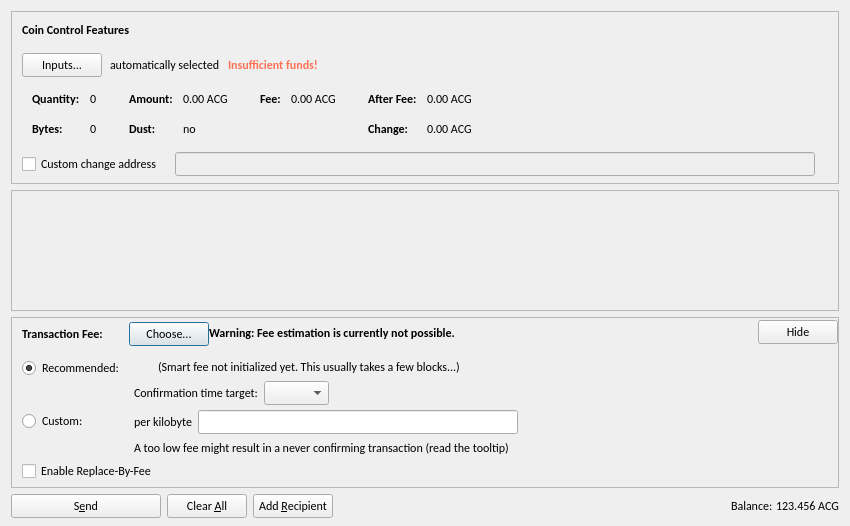
<?xml version="1.0" encoding="UTF-8"?>
<ui version="4.0">
 <class>SendCoinsDialog</class>
 <widget class="QDialog" name="SendCoinsDialog">
  <property name="geometry">
   <rect>
    <x>0</x>
    <y>0</y>
    <width>850</width>
    <height>526</height>
   </rect>
  </property>
  <property name="font">
   <font>
    <family>Calibri</family>
   </font>
  </property>
  <property name="windowTitle">
   <string>Send Coins</string>
  </property>
  <layout class="QVBoxLayout" name="verticalLayout" stretch="0,1,0,0">
   <property name="bottomMargin">
    <number>8</number>
   </property>
   <item>
    <widget class="QFrame" name="frameCoinControl">
     <property name="sizePolicy">
      <sizepolicy hsizetype="Expanding" vsizetype="Expanding">
       <horstretch>0</horstretch>
       <verstretch>0</verstretch>
      </sizepolicy>
     </property>
     <property name="maximumSize">
      <size>
       <width>16777215</width>
       <height>16777215</height>
      </size>
     </property>
     <property name="frameShape">
      <enum>QFrame::StyledPanel</enum>
     </property>
     <property name="frameShadow">
      <enum>QFrame::Sunken</enum>
     </property>
     <layout class="QVBoxLayout" name="verticalLayoutCoinControl2">
      <property name="spacing">
       <number>0</number>
      </property>
      <property name="leftMargin">
       <number>0</number>
      </property>
      <property name="topMargin">
       <number>0</number>
      </property>
      <property name="rightMargin">
       <number>0</number>
      </property>
      <property name="bottomMargin">
       <number>6</number>
      </property>
      <item>
       <layout class="QVBoxLayout" name="verticalLayoutCoinControl" stretch="0,0,0,0,1">
        <property name="spacing">
         <number>0</number>
        </property>
        <property name="leftMargin">
         <number>10</number>
        </property>
        <property name="topMargin">
         <number>10</number>
        </property>
        <item>
         <layout class="QHBoxLayout" name="horizontalLayoutCoinControl1">
          <property name="bottomMargin">
           <number>15</number>
          </property>
          <item>
           <widget class="QLabel" name="labelCoinControlFeatures">
            <property name="sizePolicy">
             <sizepolicy hsizetype="Preferred" vsizetype="Maximum">
              <horstretch>0</horstretch>
              <verstretch>0</verstretch>
             </sizepolicy>
            </property>
            <property name="font">
             <font>
              <weight>75</weight>
              <bold>true</bold>
             </font>
            </property>
            <property name="styleSheet">
             <string notr="true">font-weight:bold;</string>
            </property>
            <property name="text">
             <string>Coin Control Features</string>
            </property>
           </widget>
          </item>
         </layout>
        </item>
        <item>
         <layout class="QHBoxLayout" name="horizontalLayoutCoinControl2" stretch="0,0,0,0">
          <property name="spacing">
           <number>8</number>
          </property>
          <property name="bottomMargin">
           <number>10</number>
          </property>
          <item>
           <widget class="QPushButton" name="pushButtonCoinControl">
            <property name="styleSheet">
             <string notr="true"/>
            </property>
            <property name="text">
             <string>Inputs...</string>
            </property>
            <property name="autoDefault">
             <bool>false</bool>
            </property>
           </widget>
          </item>
          <item>
           <widget class="QLabel" name="labelCoinControlAutomaticallySelected">
            <property name="text">
             <string>automatically selected</string>
            </property>
            <property name="margin">
             <number>5</number>
            </property>
           </widget>
          </item>
          <item>
           <widget class="QLabel" name="labelCoinControlInsuffFunds">
            <property name="font">
             <font>
              <weight>75</weight>
              <bold>true</bold>
             </font>
            </property>
            <property name="styleSheet">
             <string notr="true">color: rgb(255, 113, 85);</string>
            </property>
            <property name="text">
             <string>Insufficient funds!</string>
            </property>
            <property name="margin">
             <number>5</number>
            </property>
           </widget>
          </item>
          <item>
           <spacer name="horizontalSpacerCoinControl">
            <property name="orientation">
             <enum>Qt::Horizontal</enum>
            </property>
            <property name="sizeHint" stdset="0">
             <size>
              <width>40</width>
              <height>1</height>
             </size>
            </property>
           </spacer>
          </item>
         </layout>
        </item>
        <item>
         <widget class="QWidget" name="widgetCoinControl" native="true">
          <property name="sizePolicy">
           <sizepolicy hsizetype="Preferred" vsizetype="Preferred">
            <horstretch>0</horstretch>
            <verstretch>0</verstretch>
           </sizepolicy>
          </property>
          <property name="minimumSize">
           <size>
            <width>0</width>
            <height>0</height>
           </size>
          </property>
          <property name="styleSheet">
           <string notr="true"/>
          </property>
          <layout class="QHBoxLayout" name="horizontalLayoutCoinControl5">
           <property name="leftMargin">
            <number>0</number>
           </property>
           <property name="topMargin">
            <number>0</number>
           </property>
           <property name="rightMargin">
            <number>0</number>
           </property>
           <property name="bottomMargin">
            <number>0</number>
           </property>
           <item>
            <layout class="QHBoxLayout" name="horizontalLayoutCoinControl3" stretch="0,0,0,1">
             <property name="spacing">
              <number>20</number>
             </property>
             <property name="topMargin">
              <number>0</number>
             </property>
             <property name="bottomMargin">
              <number>10</number>
             </property>
             <item>
              <layout class="QFormLayout" name="formLayoutCoinControl1">
               <property name="horizontalSpacing">
                <number>10</number>
               </property>
               <property name="verticalSpacing">
                <number>14</number>
               </property>
               <property name="leftMargin">
                <number>10</number>
               </property>
               <property name="topMargin">
                <number>4</number>
               </property>
               <property name="rightMargin">
                <number>6</number>
               </property>
               <item row="0" column="0">
                <widget class="QLabel" name="labelCoinControlQuantityText">
                 <property name="font">
                  <font>
                   <family>Calibri</family>
                   <weight>75</weight>
                   <bold>true</bold>
                  </font>
                 </property>
                 <property name="text">
                  <string>Quantity:</string>
                 </property>
                 <property name="margin">
                  <number>0</number>
                 </property>
                </widget>
               </item>
               <item row="0" column="1">
                <widget class="QLabel" name="labelCoinControlQuantity">
                 <property name="cursor">
                  <cursorShape>IBeamCursor</cursorShape>
                 </property>
                 <property name="contextMenuPolicy">
                  <enum>Qt::ActionsContextMenu</enum>
                 </property>
                 <property name="text">
                  <string notr="true">0</string>
                 </property>
                 <property name="margin">
                  <number>0</number>
                 </property>
                 <property name="textInteractionFlags">
                  <set>Qt::LinksAccessibleByMouse|Qt::TextSelectableByKeyboard|Qt::TextSelectableByMouse</set>
                 </property>
                </widget>
               </item>
               <item row="1" column="0">
                <widget class="QLabel" name="labelCoinControlBytesText">
                 <property name="font">
                  <font>
                   <family>Calibri</family>
                   <weight>75</weight>
                   <bold>true</bold>
                  </font>
                 </property>
                 <property name="text">
                  <string>Bytes:</string>
                 </property>
                </widget>
               </item>
               <item row="1" column="1">
                <widget class="QLabel" name="labelCoinControlBytes">
                 <property name="cursor">
                  <cursorShape>IBeamCursor</cursorShape>
                 </property>
                 <property name="contextMenuPolicy">
                  <enum>Qt::ActionsContextMenu</enum>
                 </property>
                 <property name="text">
                  <string notr="true">0</string>
                 </property>
                 <property name="textInteractionFlags">
                  <set>Qt::LinksAccessibleByMouse|Qt::TextSelectableByKeyboard|Qt::TextSelectableByMouse</set>
                 </property>
                </widget>
               </item>
              </layout>
             </item>
             <item>
              <layout class="QFormLayout" name="formLayoutCoinControl2">
               <property name="horizontalSpacing">
                <number>10</number>
               </property>
               <property name="verticalSpacing">
                <number>14</number>
               </property>
               <property name="leftMargin">
                <number>6</number>
               </property>
               <property name="topMargin">
                <number>4</number>
               </property>
               <property name="rightMargin">
                <number>6</number>
               </property>
               <item row="0" column="0">
                <widget class="QLabel" name="labelCoinControlAmountText">
                 <property name="font">
                  <font>
                   <family>Calibri</family>
                   <weight>75</weight>
                   <bold>true</bold>
                  </font>
                 </property>
                 <property name="text">
                  <string>Amount:</string>
                 </property>
                 <property name="margin">
                  <number>0</number>
                 </property>
                </widget>
               </item>
               <item row="0" column="1">
                <widget class="QLabel" name="labelCoinControlAmount">
                 <property name="cursor">
                  <cursorShape>IBeamCursor</cursorShape>
                 </property>
                 <property name="contextMenuPolicy">
                  <enum>Qt::ActionsContextMenu</enum>
                 </property>
                 <property name="text">
                  <string notr="true">0.00 ACG</string>
                 </property>
                 <property name="textInteractionFlags">
                  <set>Qt::LinksAccessibleByMouse|Qt::TextSelectableByKeyboard|Qt::TextSelectableByMouse</set>
                 </property>
                </widget>
               </item>
               <item row="1" column="0">
                <widget class="QLabel" name="labelCoinControlLowOutputText">
                 <property name="font">
                  <font>
                   <family>Calibri</family>
                   <weight>75</weight>
                   <bold>true</bold>
                  </font>
                 </property>
                 <property name="text">
                  <string>Dust:</string>
                 </property>
                </widget>
               </item>
               <item row="1" column="1">
                <widget class="QLabel" name="labelCoinControlLowOutput">
                 <property name="cursor">
                  <cursorShape>IBeamCursor</cursorShape>
                 </property>
                 <property name="contextMenuPolicy">
                  <enum>Qt::ActionsContextMenu</enum>
                 </property>
                 <property name="text">
                  <string notr="true">no</string>
                 </property>
                 <property name="textInteractionFlags">
                  <set>Qt::LinksAccessibleByMouse|Qt::TextSelectableByKeyboard|Qt::TextSelectableByMouse</set>
                 </property>
                </widget>
               </item>
              </layout>
             </item>
             <item>
              <layout class="QFormLayout" name="formLayoutCoinControl3">
               <property name="horizontalSpacing">
                <number>10</number>
               </property>
               <property name="verticalSpacing">
                <number>14</number>
               </property>
               <property name="leftMargin">
                <number>6</number>
               </property>
               <property name="topMargin">
                <number>4</number>
               </property>
               <property name="rightMargin">
                <number>6</number>
               </property>
               <item row="0" column="0">
                <widget class="QLabel" name="labelCoinControlFeeText">
                 <property name="font">
                  <font>
                   <family>Calibri</family>
                   <weight>75</weight>
                   <bold>true</bold>
                  </font>
                 </property>
                 <property name="text">
                  <string>Fee:</string>
                 </property>
                 <property name="margin">
                  <number>0</number>
                 </property>
                </widget>
               </item>
               <item row="0" column="1">
                <widget class="QLabel" name="labelCoinControlFee">
                 <property name="cursor">
                  <cursorShape>IBeamCursor</cursorShape>
                 </property>
                 <property name="contextMenuPolicy">
                  <enum>Qt::ActionsContextMenu</enum>
                 </property>
                 <property name="text">
                  <string notr="true">0.00 ACG</string>
                 </property>
                 <property name="textInteractionFlags">
                  <set>Qt::LinksAccessibleByMouse|Qt::TextSelectableByKeyboard|Qt::TextSelectableByMouse</set>
                 </property>
                </widget>
               </item>
              </layout>
             </item>
             <item>
              <layout class="QFormLayout" name="formLayoutCoinControl4">
               <property name="horizontalSpacing">
                <number>10</number>
               </property>
               <property name="verticalSpacing">
                <number>14</number>
               </property>
               <property name="leftMargin">
                <number>6</number>
               </property>
               <property name="topMargin">
                <number>4</number>
               </property>
               <property name="rightMargin">
                <number>6</number>
               </property>
               <item row="0" column="0">
                <widget class="QLabel" name="labelCoinControlAfterFeeText">
                 <property name="font">
                  <font>
                   <family>Calibri</family>
                   <weight>75</weight>
                   <bold>true</bold>
                  </font>
                 </property>
                 <property name="text">
                  <string>After Fee:</string>
                 </property>
                 <property name="margin">
                  <number>0</number>
                 </property>
                </widget>
               </item>
               <item row="0" column="1">
                <widget class="QLabel" name="labelCoinControlAfterFee">
                 <property name="cursor">
                  <cursorShape>IBeamCursor</cursorShape>
                 </property>
                 <property name="contextMenuPolicy">
                  <enum>Qt::ActionsContextMenu</enum>
                 </property>
                 <property name="text">
                  <string notr="true">0.00 ACG</string>
                 </property>
                 <property name="textInteractionFlags">
                  <set>Qt::LinksAccessibleByMouse|Qt::TextSelectableByKeyboard|Qt::TextSelectableByMouse</set>
                 </property>
                </widget>
               </item>
               <item row="1" column="0">
                <widget class="QLabel" name="labelCoinControlChangeText">
                 <property name="font">
                  <font>
                   <family>Calibri</family>
                   <weight>75</weight>
                   <bold>true</bold>
                  </font>
                 </property>
                 <property name="text">
                  <string>Change:</string>
                 </property>
                </widget>
               </item>
               <item row="1" column="1">
                <widget class="QLabel" name="labelCoinControlChange">
                 <property name="cursor">
                  <cursorShape>IBeamCursor</cursorShape>
                 </property>
                 <property name="contextMenuPolicy">
                  <enum>Qt::ActionsContextMenu</enum>
                 </property>
                 <property name="text">
                  <string notr="true">0.00 ACG</string>
                 </property>
                 <property name="textInteractionFlags">
                  <set>Qt::LinksAccessibleByMouse|Qt::TextSelectableByKeyboard|Qt::TextSelectableByMouse</set>
                 </property>
                </widget>
               </item>
              </layout>
             </item>
            </layout>
           </item>
          </layout>
         </widget>
        </item>
        <item>
         <layout class="QHBoxLayout" name="horizontalLayoutCoinControl4" stretch="0,0,0">
          <property name="spacing">
           <number>12</number>
          </property>
          <property name="sizeConstraint">
           <enum>QLayout::SetDefaultConstraint</enum>
          </property>
          <property name="topMargin">
           <number>5</number>
          </property>
          <property name="rightMargin">
           <number>5</number>
          </property>
          <item>
           <widget class="QCheckBox" name="checkBoxCoinControlChange">
            <property name="toolTip">
             <string>If this is activated, but the change address is empty or invalid, change will be sent to a newly generated address.</string>
            </property>
            <property name="text">
             <string>Custom change address</string>
            </property>
           </widget>
          </item>
          <item>
           <widget class="QValidatedLineEdit" name="lineEditCoinControlChange">
            <property name="enabled">
             <bool>false</bool>
            </property>
            <property name="sizePolicy">
             <sizepolicy hsizetype="Expanding" vsizetype="Fixed">
              <horstretch>0</horstretch>
              <verstretch>0</verstretch>
             </sizepolicy>
            </property>
           </widget>
          </item>
          <item>
           <widget class="QLabel" name="labelCoinControlChangeLabel">
            <property name="sizePolicy">
             <sizepolicy hsizetype="Preferred" vsizetype="Expanding">
              <horstretch>0</horstretch>
              <verstretch>0</verstretch>
             </sizepolicy>
            </property>
            <property name="minimumSize">
             <size>
              <width>0</width>
              <height>0</height>
             </size>
            </property>
            <property name="text">
             <string/>
            </property>
            <property name="margin">
             <number>3</number>
            </property>
           </widget>
          </item>
         </layout>
        </item>
        <item>
         <spacer name="verticalSpacerCoinControl">
          <property name="orientation">
           <enum>Qt::Vertical</enum>
          </property>
          <property name="sizeHint" stdset="0">
           <size>
            <width>800</width>
            <height>1</height>
           </size>
          </property>
         </spacer>
        </item>
       </layout>
      </item>
     </layout>
    </widget>
   </item>
   <item>
    <widget class="QScrollArea" name="scrollArea">
     <property name="autoFillBackground">
      <bool>false</bool>
     </property>
     <property name="styleSheet">
      <string notr="true">background-image: url(:/icons/sendcoin_background);</string>
     </property>
     <property name="widgetResizable">
      <bool>true</bool>
     </property>
     <widget class="QWidget" name="scrollAreaWidgetContents">
      <property name="geometry">
       <rect>
        <x>0</x>
        <y>0</y>
        <width>830</width>
        <height>112</height>
       </rect>
      </property>
      <layout class="QVBoxLayout" name="verticalLayout_2" stretch="0,1">
       <property name="leftMargin">
        <number>0</number>
       </property>
       <property name="topMargin">
        <number>0</number>
       </property>
       <property name="rightMargin">
        <number>0</number>
       </property>
       <property name="bottomMargin">
        <number>0</number>
       </property>
       <item>
        <layout class="QVBoxLayout" name="entries">
         <property name="spacing">
          <number>6</number>
         </property>
        </layout>
       </item>
       <item>
        <spacer name="verticalSpacer">
         <property name="orientation">
          <enum>Qt::Vertical</enum>
         </property>
         <property name="sizeHint" stdset="0">
          <size>
           <width>20</width>
           <height>40</height>
          </size>
         </property>
        </spacer>
       </item>
      </layout>
     </widget>
    </widget>
   </item>
   <item>
    <widget class="QFrame" name="frameFee">
     <property name="sizePolicy">
      <sizepolicy hsizetype="Expanding" vsizetype="Expanding">
       <horstretch>0</horstretch>
       <verstretch>0</verstretch>
      </sizepolicy>
     </property>
     <property name="maximumSize">
      <size>
       <width>16777215</width>
       <height>16777215</height>
      </size>
     </property>
     <property name="frameShape">
      <enum>QFrame::StyledPanel</enum>
     </property>
     <property name="frameShadow">
      <enum>QFrame::Sunken</enum>
     </property>
     <layout class="QVBoxLayout" name="verticalLayoutFee1">
      <property name="spacing">
       <number>0</number>
      </property>
      <property name="leftMargin">
       <number>0</number>
      </property>
      <property name="topMargin">
       <number>0</number>
      </property>
      <property name="rightMargin">
       <number>0</number>
      </property>
      <property name="bottomMargin">
       <number>0</number>
      </property>
      <item>
       <layout class="QVBoxLayout" name="verticalLayoutFee2" stretch="0,0,0">
        <property name="spacing">
         <number>0</number>
        </property>
        <property name="leftMargin">
         <number>10</number>
        </property>
        <property name="topMargin">
         <number>0</number>
        </property>
        <item>
         <layout class="QHBoxLayout" name="horizontalLayoutFee1">
          <property name="bottomMargin">
           <number>0</number>
          </property>
          <item>
           <layout class="QVBoxLayout" name="verticalLayoutFee7">
            <property name="spacing">
             <number>0</number>
            </property>
            <item>
             <spacer name="verticalSpacerSmartFee">
              <property name="orientation">
               <enum>Qt::Vertical</enum>
              </property>
              <property name="sizeType">
               <enum>QSizePolicy::Fixed</enum>
              </property>
              <property name="sizeHint" stdset="0">
               <size>
                <width>1</width>
                <height>4</height>
               </size>
              </property>
             </spacer>
            </item>
            <item>
             <layout class="QHBoxLayout" name="horizontalLayoutSmartFee">
              <property name="spacing">
               <number>10</number>
              </property>
              <item>
               <widget class="QLabel" name="labelFeeHeadline">
                <property name="sizePolicy">
                 <sizepolicy hsizetype="Preferred" vsizetype="Maximum">
                  <horstretch>0</horstretch>
                  <verstretch>0</verstretch>
                 </sizepolicy>
                </property>
                <property name="font">
                 <font>
                  <weight>75</weight>
                  <bold>true</bold>
                 </font>
                </property>
                <property name="styleSheet">
                 <string notr="true">font-weight:bold;</string>
                </property>
                <property name="text">
                 <string>Transaction Fee:</string>
                </property>
               </widget>
              </item>
              <item>
               <widget class="QLabel" name="labelFeeMinimized">
                <property name="text">
                 <string/>
                </property>
               </widget>
              </item>
              <item>
               <widget class="QPushButton" name="buttonChooseFee">
                <property name="text">
                 <string>Choose...</string>
                </property>
               </widget>
              </item>
             </layout>
            </item>
            <item>
             <spacer name="verticalSpacer_5">
              <property name="orientation">
               <enum>Qt::Vertical</enum>
              </property>
              <property name="sizeHint" stdset="0">
               <size>
                <width>1</width>
                <height>1</height>
               </size>
              </property>
             </spacer>
            </item>
           </layout>
          </item>
          <item>
           <widget class="QLabel" name="fallbackFeeWarningLabel">
            <property name="font">
             <font>
              <family>Calibri</family>
              <weight>75</weight>
              <bold>true</bold>
             </font>
            </property>
            <property name="toolTip">
             <string>Using the fallbackfee can result in sending a transaction that will take several hours or days (or never) to confirm. Consider choosing your fee manually or wait until you have validated the complete chain.</string>
            </property>
            <property name="text">
             <string>Warning: Fee estimation is currently not possible.</string>
            </property>
            <property name="wordWrap">
             <bool>false</bool>
            </property>
           </widget>
          </item>
          <item>
           <spacer name="horizontalSpacer_4">
            <property name="orientation">
             <enum>Qt::Horizontal</enum>
            </property>
            <property name="sizeType">
             <enum>QSizePolicy::MinimumExpanding</enum>
            </property>
            <property name="sizeHint" stdset="0">
             <size>
              <width>40</width>
              <height>20</height>
             </size>
            </property>
           </spacer>
          </item>
          <item>
           <widget class="QPushButton" name="buttonMinimizeFee">
            <property name="toolTip">
             <string>collapse fee-settings</string>
            </property>
            <property name="text">
             <string>Hide</string>
            </property>
           </widget>
          </item>
         </layout>
        </item>
        <item>
         <widget class="QFrame" name="frameFeeSelection">
          <layout class="QVBoxLayout" name="verticalLayoutFee12">
           <property name="spacing">
            <number>0</number>
           </property>
           <property name="leftMargin">
            <number>0</number>
           </property>
           <property name="topMargin">
            <number>0</number>
           </property>
           <property name="rightMargin">
            <number>0</number>
           </property>
           <property name="bottomMargin">
            <number>0</number>
           </property>
           <item>
            <layout class="QGridLayout" name="gridLayoutFee">
             <property name="topMargin">
              <number>10</number>
             </property>
             <property name="bottomMargin">
              <number>4</number>
             </property>
             <property name="horizontalSpacing">
              <number>10</number>
             </property>
             <property name="verticalSpacing">
              <number>4</number>
             </property>
             <item row="1" column="1">
              <layout class="QVBoxLayout" name="verticalLayoutFee8">
               <property name="spacing">
                <number>6</number>
               </property>
               <item>
                <layout class="QHBoxLayout" name="horizontalLayoutFee13">
                 <item>
                  <widget class="QLabel" name="labelCustomPerKilobyte">
                   <property name="toolTip">
                    <string>Specify a custom fee per kB (1,000 bytes) of the transaction's virtual size.

Note:  Since the fee is calculated on a per-byte basis, a fee of &quot;100 satoshis per kB&quot; for a transaction size of 500 bytes (half of 1 kB) would ultimately yield a fee of only 50 satoshis.</string>
                   </property>
                   <property name="text">
                    <string>per kilobyte</string>
                   </property>
                  </widget>
                 </item>
                 <item>
                  <widget class="BitcoinAmountField" name="customFee"/>
                 </item>
                 <item>
                  <spacer name="horizontalSpacer_6">
                   <property name="orientation">
                    <enum>Qt::Horizontal</enum>
                   </property>
                   <property name="sizeHint" stdset="0">
                    <size>
                     <width>1</width>
                     <height>1</height>
                    </size>
                   </property>
                  </spacer>
                 </item>
                </layout>
               </item>
               <item>
                <layout class="QHBoxLayout" name="horizontalLayoutFee8">
                 <item>
                  <widget class="QLabel" name="labelCustomFeeWarning">
                   <property name="enabled">
                    <bool>true</bool>
                   </property>
                   <property name="toolTip">
                    <string>When there is less transaction volume than space in the blocks, miners as well as relaying nodes may enforce a minimum fee. Paying only this minimum fee is just fine, but be aware that this can result in a never confirming transaction once there is more demand for aurum transactions than the network can process.</string>
                   </property>
                   <property name="text">
                    <string>A too low fee might result in a never confirming transaction (read the tooltip)</string>
                   </property>
                  </widget>
                 </item>
                 <item>
                  <spacer name="horizontalSpacer_2">
                   <property name="orientation">
                    <enum>Qt::Horizontal</enum>
                   </property>
                   <property name="sizeHint" stdset="0">
                    <size>
                     <width>1</width>
                     <height>1</height>
                    </size>
                   </property>
                  </spacer>
                 </item>
                </layout>
               </item>
              </layout>
             </item>
             <item row="0" column="0">
              <layout class="QVBoxLayout" name="verticalLayoutFee4" stretch="0,1">
               <item>
                <widget class="QRadioButton" name="radioSmartFee">
                 <property name="text">
                  <string>Recommended:</string>
                 </property>
                 <property name="checked">
                  <bool>true</bool>
                 </property>
                 <attribute name="buttonGroup">
                  <string notr="true">groupFee</string>
                 </attribute>
                </widget>
               </item>
               <item>
                <spacer name="verticalSpacer_2">
                 <property name="orientation">
                  <enum>Qt::Vertical</enum>
                 </property>
                 <property name="sizeHint" stdset="0">
                  <size>
                   <width>1</width>
                   <height>1</height>
                  </size>
                 </property>
                </spacer>
               </item>
              </layout>
             </item>
             <item row="1" column="0">
              <layout class="QVBoxLayout" name="verticalLayoutFee9" stretch="0,1">
               <item>
                <widget class="QRadioButton" name="radioCustomFee">
                 <property name="text">
                  <string>Custom:</string>
                 </property>
                 <attribute name="buttonGroup">
                  <string notr="true">groupFee</string>
                 </attribute>
                </widget>
               </item>
               <item>
                <spacer name="verticalSpacer_6">
                 <property name="orientation">
                  <enum>Qt::Vertical</enum>
                 </property>
                 <property name="sizeHint" stdset="0">
                  <size>
                   <width>1</width>
                   <height>1</height>
                  </size>
                 </property>
                </spacer>
               </item>
              </layout>
             </item>
             <item row="0" column="1">
              <layout class="QVBoxLayout" name="verticalLayoutFee3" stretch="0,0,1">
               <property name="spacing">
                <number>6</number>
               </property>
               <property name="topMargin">
                <number>2</number>
               </property>
               <item>
                <layout class="QHBoxLayout" name="horizontalLayoutFee12">
                 <item>
                  <widget class="QLabel" name="labelSmartFee">
                   <property name="text">
                    <string/>
                   </property>
                  </widget>
                 </item>
                 <item>
                  <widget class="QLabel" name="labelFeeEstimation">
                   <property name="text">
                    <string/>
                   </property>
                  </widget>
                 </item>
                 <item>
                  <widget class="QLabel" name="labelSmartFee2">
                   <property name="text">
                    <string>(Smart fee not initialized yet. This usually takes a few blocks...)</string>
                   </property>
                  </widget>
                 </item>
                 <item>
                  <spacer name="horizontalSpacer_5">
                   <property name="orientation">
                    <enum>Qt::Horizontal</enum>
                   </property>
                   <property name="sizeHint" stdset="0">
                    <size>
                     <width>1</width>
                     <height>1</height>
                    </size>
                   </property>
                  </spacer>
                 </item>
                </layout>
               </item>
               <item>
                <layout class="QHBoxLayout" name="horizontalLayoutFee9">
                 <item>
                  <layout class="QVBoxLayout" name="verticalLayoutFee6">
                   <item>
                    <widget class="QLabel" name="labelSmartFee3">
                     <property name="text">
                      <string>Confirmation time target:</string>
                     </property>
                    </widget>
                   </item>
                  </layout>
                 </item>
                 <item>
                  <layout class="QVBoxLayout" name="verticalLayoutFee5">
                   <property name="rightMargin">
                    <number>30</number>
                   </property>
                   <item>
                    <layout class="QHBoxLayout" name="horizontalLayoutConfTarget">
                     <property name="bottomMargin">
                      <number>0</number>
                     </property>
                     <item>
                      <widget class="QComboBox" name="confTargetSelector"/>
                     </item>
                     <item>
                      <spacer name="horizontalSpacerConfTarget">
                       <property name="orientation">
                        <enum>Qt::Horizontal</enum>
                       </property>
                       <property name="sizeHint" stdset="0">
                        <size>
                         <width>40</width>
                         <height>20</height>
                        </size>
                       </property>
                      </spacer>
                     </item>
                    </layout>
                   </item>
                  </layout>
                 </item>
                </layout>
               </item>
               <item>
                <spacer name="verticalSpacer_4">
                 <property name="orientation">
                  <enum>Qt::Vertical</enum>
                 </property>
                 <property name="sizeHint" stdset="0">
                  <size>
                   <width>1</width>
                   <height>1</height>
                  </size>
                 </property>
                </spacer>
               </item>
              </layout>
             </item>
            </layout>
           </item>
           <item>
            <widget class="QCheckBox" name="optInRBF">
             <property name="toolTip">
              <string>With Replace-By-Fee (BIP-125) you can increase a transaction's fee after it is sent. Without this, a higher fee may be recommended to compensate for increased transaction delay risk.</string>
             </property>
             <property name="text">
              <string>Enable Replace-By-Fee</string>
             </property>
            </widget>
           </item>
          </layout>
         </widget>
        </item>
        <item>
         <spacer name="verticalSpacerFee">
          <property name="orientation">
           <enum>Qt::Vertical</enum>
          </property>
          <property name="sizeHint" stdset="0">
           <size>
            <width>40</width>
            <height>5</height>
           </size>
          </property>
         </spacer>
        </item>
       </layout>
      </item>
     </layout>
    </widget>
   </item>
   <item>
    <layout class="QHBoxLayout" name="horizontalLayout">
     <item>
      <widget class="QPushButton" name="sendButton">
       <property name="minimumSize">
        <size>
         <width>150</width>
         <height>0</height>
        </size>
       </property>
       <property name="toolTip">
        <string>Confirm the send action</string>
       </property>
       <property name="text">
        <string>S&amp;end</string>
       </property>
       <property name="icon">
        <iconset resource="../bitcoin.qrc">
         <normaloff>:/icons/send</normaloff>:/icons/send</iconset>
       </property>
       <property name="autoDefault">
        <bool>false</bool>
       </property>
       <property name="default">
        <bool>false</bool>
       </property>
      </widget>
     </item>
     <item>
      <widget class="QPushButton" name="clearButton">
       <property name="sizePolicy">
        <sizepolicy hsizetype="Minimum" vsizetype="Fixed">
         <horstretch>0</horstretch>
         <verstretch>0</verstretch>
        </sizepolicy>
       </property>
       <property name="toolTip">
        <string>Clear all fields of the form.</string>
       </property>
       <property name="text">
        <string>Clear &amp;All</string>
       </property>
       <property name="icon">
        <iconset resource="../bitcoin.qrc">
         <normaloff>:/icons/remove</normaloff>:/icons/remove</iconset>
       </property>
       <property name="autoDefault">
        <bool>false</bool>
       </property>
      </widget>
     </item>
     <item>
      <widget class="QPushButton" name="addButton">
       <property name="toolTip">
        <string>Send to multiple recipients at once</string>
       </property>
       <property name="text">
        <string>Add &amp;Recipient</string>
       </property>
       <property name="icon">
        <iconset resource="../bitcoin.qrc">
         <normaloff>:/icons/add</normaloff>:/icons/add</iconset>
       </property>
       <property name="autoDefault">
        <bool>false</bool>
       </property>
      </widget>
     </item>
     <item>
      <spacer name="horizontalSpacer">
       <property name="orientation">
        <enum>Qt::Horizontal</enum>
       </property>
       <property name="sizeHint" stdset="0">
        <size>
         <width>40</width>
         <height>20</height>
        </size>
       </property>
      </spacer>
     </item>
     <item>
      <layout class="QHBoxLayout" name="horizontalLayout_2">
       <property name="spacing">
        <number>3</number>
       </property>
       <item>
        <widget class="QLabel" name="label">
         <property name="sizePolicy">
          <sizepolicy hsizetype="Preferred" vsizetype="Fixed">
           <horstretch>0</horstretch>
           <verstretch>0</verstretch>
          </sizepolicy>
         </property>
         <property name="text">
          <string>Balance:</string>
         </property>
        </widget>
       </item>
       <item>
        <widget class="QLabel" name="labelBalance">
         <property name="sizePolicy">
          <sizepolicy hsizetype="Preferred" vsizetype="Fixed">
           <horstretch>0</horstretch>
           <verstretch>0</verstretch>
          </sizepolicy>
         </property>
         <property name="cursor">
          <cursorShape>IBeamCursor</cursorShape>
         </property>
         <property name="text">
          <string notr="true">123.456 ACG</string>
         </property>
         <property name="textInteractionFlags">
          <set>Qt::LinksAccessibleByMouse|Qt::TextSelectableByKeyboard|Qt::TextSelectableByMouse</set>
         </property>
        </widget>
       </item>
      </layout>
     </item>
    </layout>
   </item>
  </layout>
 </widget>
 <customwidgets>
  <customwidget>
   <class>QValidatedLineEdit</class>
   <extends>QLineEdit</extends>
   <header>qt/qvalidatedlineedit.h</header>
  </customwidget>
  <customwidget>
   <class>BitcoinAmountField</class>
   <extends>QLineEdit</extends>
   <header>qt/bitcoinamountfield.h</header>
   <container>1</container>
  </customwidget>
 </customwidgets>
 <resources>
  <include location="../bitcoin.qrc"/>
 </resources>
 <connections/>
 <buttongroups>
  <buttongroup name="groupFee"/>
 </buttongroups>
</ui>
